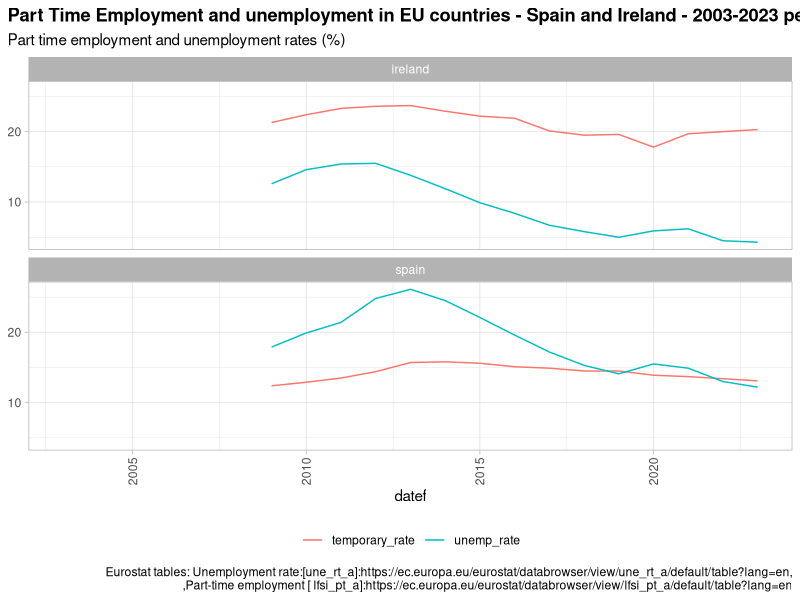
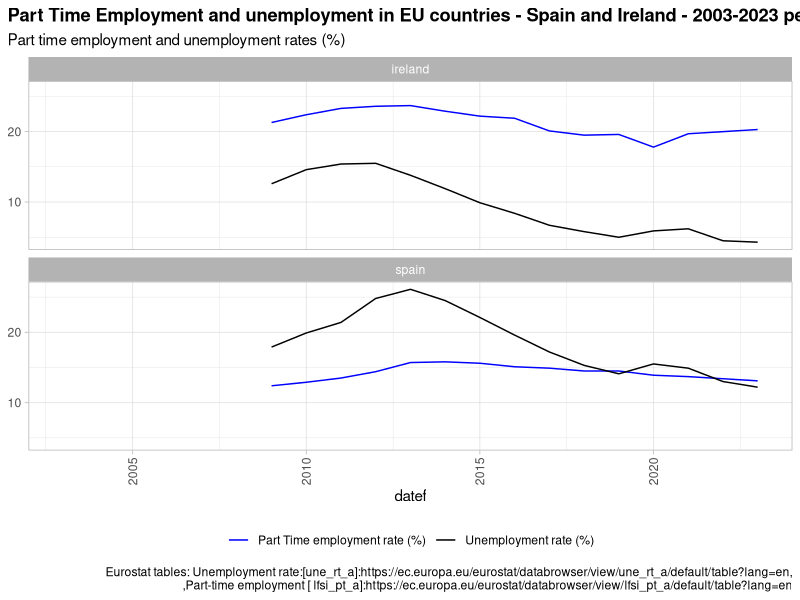
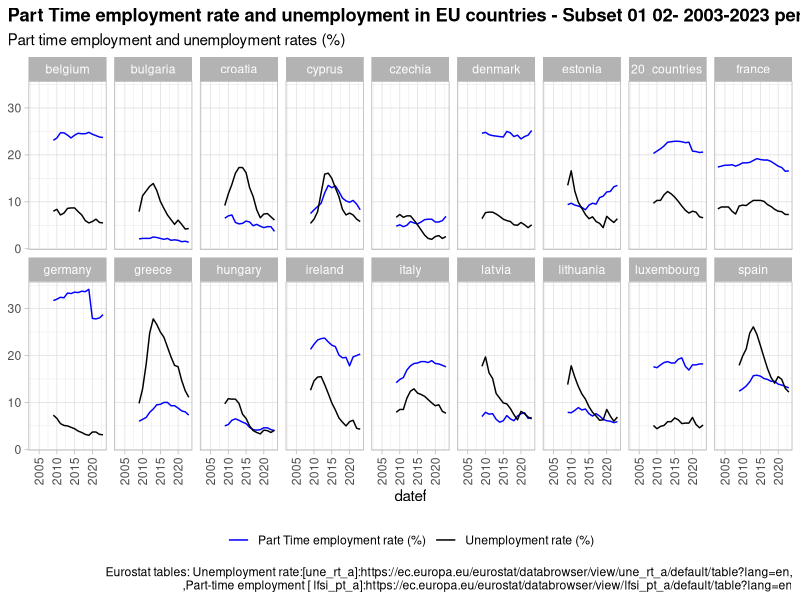
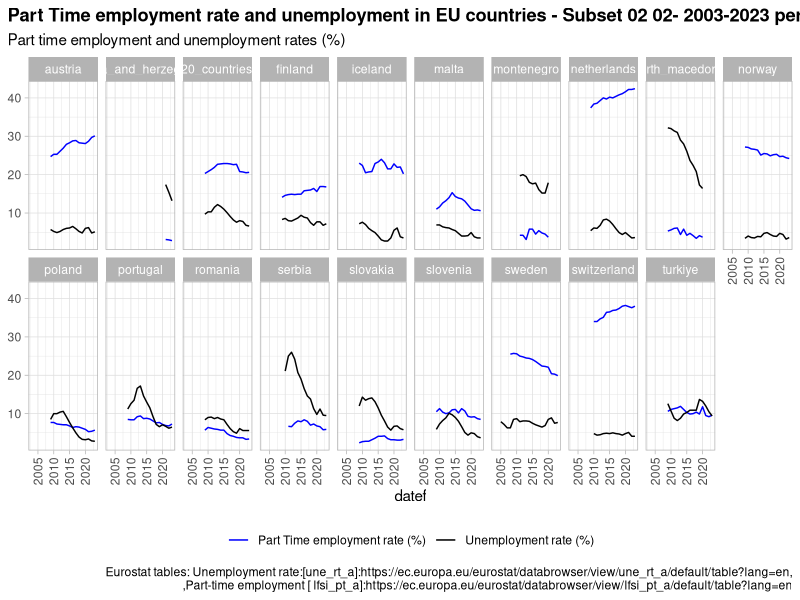
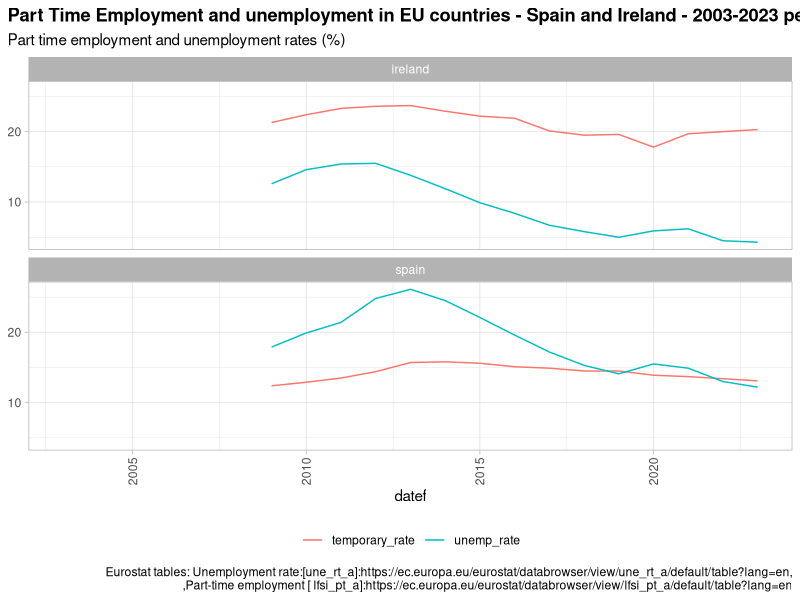
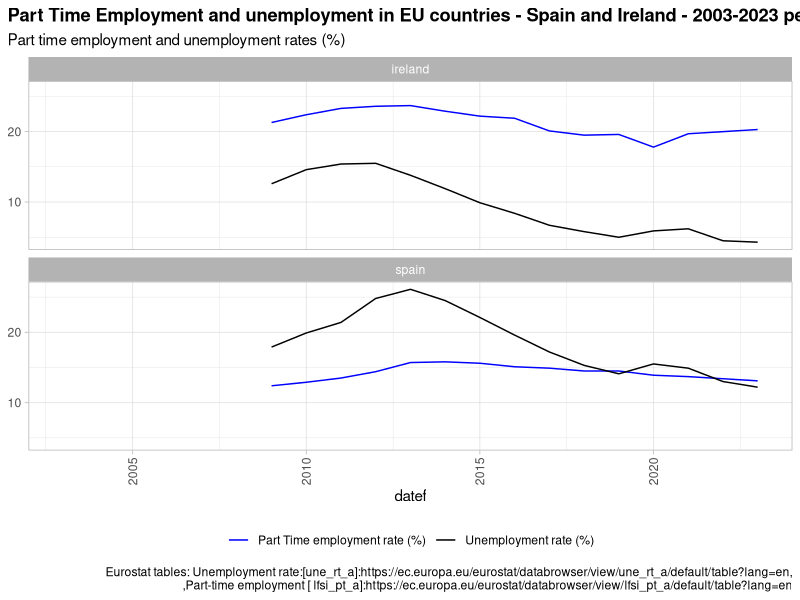
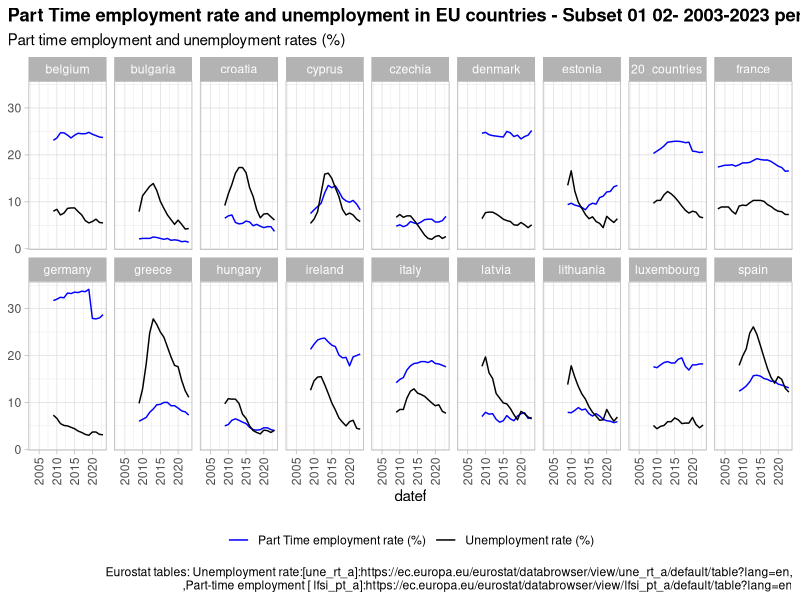
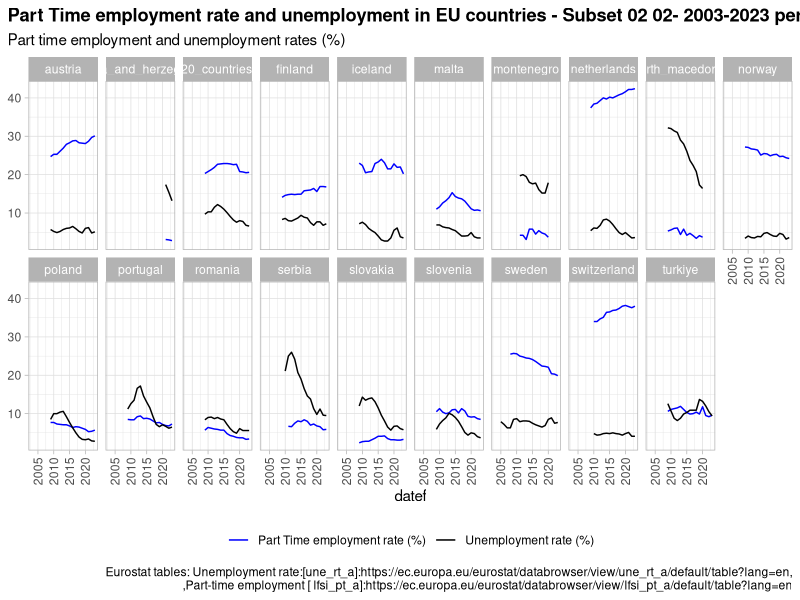

The R source for these figures, in order:
# 05_Faceted_charts_custom_line_colour.R

# AIM: change default R colours (blue and red to each line charts data series)

# 1. Import previous files  b
library(here)
library(dplyr)
library(ggplot2)

# 1. Import combined indicators  
combined_indic  <- read.table(here("data_cleansed", "EU_TEMP_UNEMP_COMBINED_SORTED.csv"),
                              header =TRUE, sep =',',stringsAsFactors =TRUE)
head(combined_indic)

str(combined_indic)

## 1.1 Apply date format to "date" column
#  mutate(datef = as.Date(date)) %>% 
# select(date = datef,country,metric_name,metric_value)

combined_indic_date_fmtd <- read.table(here("data_cleansed", "EU_TEMP_UNEMP_COMBINED_SORTED.csv"),
                                       header =TRUE, sep =',',stringsAsFactors =TRUE) %>% 
                            mutate(datef = as.Date(date)) %>% 
                            select(datef, country,metric_name,metric_value)
str(combined_indic_date_fmtd)

# 2. Test changing line color just for two countries (spain, ireland)
Subset_test <-c("ireland","spain")

# 2.1 We load combined_indic dataframe and now we will change default line colours for chart including two indicators
# This is the DEFAULT colour assigned by R to each indicator: 

test_01_plot_data <- combined_indic_date_fmtd %>% 
  select(datef,country,metric_name,metric_value) %>% 
  filter(country %in% Subset_test) 
test_01_plot_data

line_chart_test_01 <- test_01_plot_data %>% 
  ggplot( fill = indicator) +
  geom_line(aes(datef,metric_value,colour = metric_name, group = metric_name)) +
  facet_wrap(~ country, nrow = 2) +
  labs(title = "Part Time Employment and unemployment in EU countries - Spain and Ireland - 2003-2023 period",
       subtitle ="Part time employment and unemployment rates (%)",
       caption = "Eurostat tables: Unemployment rate:[une_rt_a]:https://ec.europa.eu/eurostat/databrowser/view/une_rt_a/default/table?lang=en,
       ,Part-time employment [ lfsi_pt_a]:https://ec.europa.eu/eurostat/databrowser/view/lfsi_pt_a/default/table?lang=en",
       y = NULL,colour = NULL, fill = NULL) +
  theme_light() +
  theme(plot.title.position = "plot",
        legend.position = "bottom",   # Place legend at the bottom
        axis.text.x = element_text(angle = 90, vjust = 0.5, hjust=1), # Rotate X axis labels 90 degrees
        plot.title = element_text(face = "bold")) # Display main plot Title bold

line_chart_test_01

ggsave("plots_output/06_Unemp_temp_rate_line_Ireland_Spain_dafault_legeng_colour_01.png",  width = 12, height = 9.22)

# 2.2 Changing legend using scale_colour_manual() function 
# I use scale_colour_manual() with the parameters below to create a new legend with new colors and text displayed
#   scale_colour_manual(values = c("black","blue"),labels = c("Temporary contracts rate", "Unemployment rate")) 


line_chart_test_02 <- test_01_plot_data %>% 
  ggplot( fill = indicator) +
  geom_line(aes(datef,metric_value,colour = metric_name, group = metric_name)) +
  facet_wrap(~ country, nrow = 2) +
  labs(title = "Part Time Employment and unemployment in EU countries - Spain and Ireland - 2003-2023 period. Yearly data",
       subtitle ="Part time employment and unemployment rates (%)",
       caption = "Eurostat tables: Unemployment rate:[une_rt_a]:https://ec.europa.eu/eurostat/databrowser/view/une_rt_a/default/table?lang=en,
       ,Part-time employment [ lfsi_pt_a]:https://ec.europa.eu/eurostat/databrowser/view/lfsi_pt_a/default/table?lang=en",
       y = NULL,colour = NULL, fill = NULL) +
  theme_light() +
  theme(plot.title.position = "plot",
        legend.position = "bottom",   # Place legend at the bottom
        axis.text.x = element_text(angle = 90, vjust = 0.5, hjust=1), # Rotate X axis labels 90 degrees
        plot.title = element_text(face = "bold")) + # Display main plot Title bold
  # Apply legend format here - change default colours to black and blue
  scale_colour_manual(values = c("blue", "black"),
                      labels = c("Part Time employment rate (%)","Unemployment rate (%)"))
line_chart_test_02

ggsave("plots_output/07_Unemp_temp_rate_line_Ireland_Spain_custom_legeng_colour_01.png", width = 6, height = 4)
  

# 2 Plotting temporary employment and unemployment rates for first batch of EU countries

Subset_countries_01 <-c("euro_area_20_countries_from_2023","belgium","bulgaria","czechia","denmark","germany","estonia",
                        "ireland","greece","spain","france","croatia","italy","cyprus","latvia","lithuania","luxembourg",
                        "hungary")

Subset_01_plot_data <- combined_indic_date_fmtd %>% 
  select(datef,country,metric_name,metric_value) %>% 
  filter(country %in% Subset_countries_01) 


# First batch of countries
# Display line charts facets by country displaying each indicator as individual line for each country 
line_chart_batch_01 <- Subset_01_plot_data %>% 
  ggplot( fill = indicator) +
  geom_line(aes(datef,metric_value,colour = metric_name, group = metric_name)) +
  facet_wrap(~ country, nrow = 2) +
  labs(title ="Part Time employment rate and unemployment in EU countries - Subset 01 02- 2003-2023 period. Yearly data",
       subtitle ="Part time employment and unemployment rates (%)",
       caption = "Eurostat tables: Unemployment rate:[une_rt_a]:https://ec.europa.eu/eurostat/databrowser/view/une_rt_a/default/table?lang=en,
       ,Part-time employment [ lfsi_pt_a]:https://ec.europa.eu/eurostat/databrowser/view/lfsi_pt_a/default/table?lang=en",
       y = NULL,colour = NULL, fill = NULL) +
  theme_light() +
  theme(plot.title.position = "plot",
        legend.position = "bottom",   # Place legend at the bottom
        axis.text.x = element_text(angle = 90, vjust = 0.5, hjust=1), # Rotate X axis labels 90 degrees 
        plot.title = element_text(face = "bold")) + # Display main plot Title bold
  # Apply legend format here - change default colours to black and blue
  scale_colour_manual(values = c("blue", "black"),
                      labels = c("Part Time employment rate (%)","Unemployment rate (%)"))

line_chart_batch_01

ggsave("plots_output/08_Unemp_temp_rate_line_chart_batch_01_custom_legend_colour.png", width = 6, height = 4)

# Online Resources with interesting GGPLOT2 tips
# Using the ggplot theme function to customize facet labels and your legend (CC067)
# Author: Riffomonas Project
# URL: https://www.youtube.com/watch?v=-4NQgIReefQ

# 3 Plotting temporary employment and unemployment rates for second batch of Eu countries

Subset_countries_02 <-c("euro_area_20_countries_from_2023","malta","netherlands","austria",
                        "poland","portugal","romania","slovenia","slovakia","finland","sweden",
                        "iceland","norway","switzerland","bosnia_and_herzegovina","montenegro",
                        "north_macedonia","serbia","turkiye")

Subset_02_plot_data <- combined_indic_date_fmtd %>% 
  select(datef,country,metric_name,metric_value) %>% 
  filter(country %in% Subset_countries_02) 

# second batch of countries to be plotted with custom labels.
line_chart_batch_02 <- Subset_02_plot_data %>% 
  ggplot( fill = indicator) +
  geom_line(aes(datef,metric_value,colour = metric_name, group = metric_name)) +
  facet_wrap(~ country, nrow = 2) +
  labs(title ="Part Time employment rate and unemployment in EU countries - Subset 02 02- 2003-2023 period. Yearly data",
       subtitle ="Part time employment and unemployment rates (%)",
       caption = "Eurostat tables: Unemployment rate:[une_rt_a]:https://ec.europa.eu/eurostat/databrowser/view/une_rt_a/default/table?lang=en,
       ,Part-time employment [ lfsi_pt_a]:https://ec.europa.eu/eurostat/databrowser/view/lfsi_pt_a/default/table?lang=en",
       y = NULL,colour = NULL, fill = NULL) +
  theme_light() +
  theme(plot.title.position = "plot",
        legend.position = "bottom",   # Place legend at the bottom
        axis.text.x = element_text(angle = 90, vjust = 0.5, hjust=1), # Rotate X axis labels 90 degrees
        plot.title = element_text(face = "bold")) + # Display main plot Title bold
  # Apply legend format here - change default colours to black and blue
  scale_colour_manual(values = c("blue", "black"),
                      labels = c("Part Time employment rate (%)","Unemployment rate (%)"))
line_chart_batch_02

ggsave("plots_output/09_Unemp_temp_rate_line_chart_batch_02_custom_legend_colour.png", width = 6, height = 4) 

# re-factored all charts on this script.
